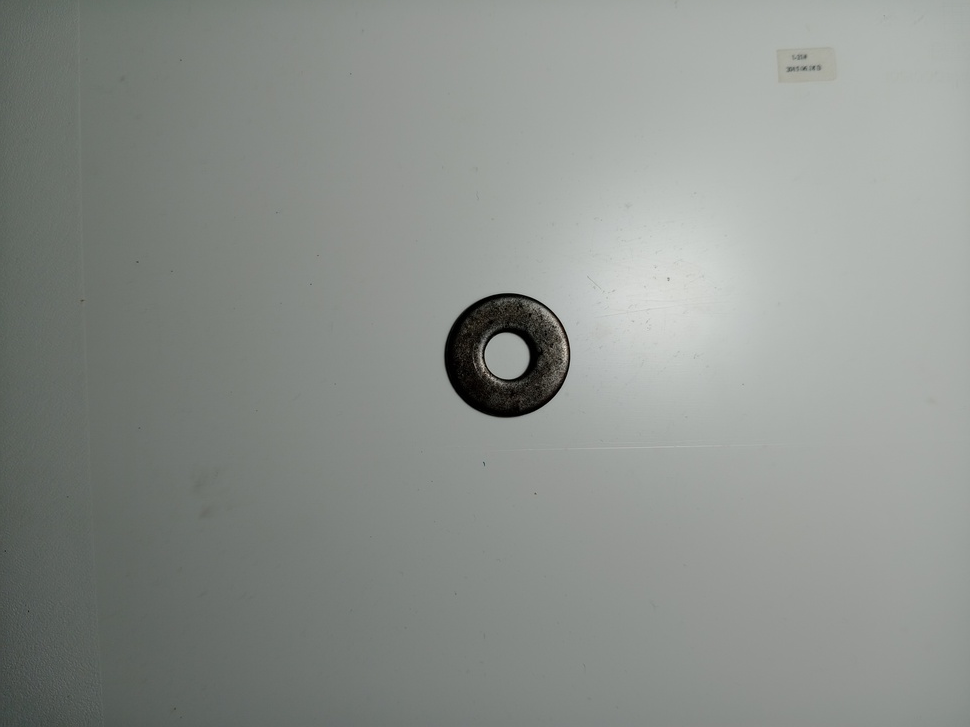
#> input picture app/images/All_Dataset/arandelas/IMG_20250216_180710041.jpg, 970 x 727 px, shrunk from 4096 x 3072 before the run
$ python -i extraerCaracteristicas.py   (imports and definitions only)
#> lines starting #> are read from the running program, lines starting #| are printed output that depends on the picture; after the words box and inside, x2 and y2 are one past the last pixel; in counts of white or black regions, pixels touching at a corner belong together
#> further down, picture is the input picture: shape (727, 970, 3); mean B, G, R 140, 144.3, 139.7
import cv2
import numpy as np
from skimage.measure import moments, moments_hu

class ExtractorCaracteristicas:
    def __init__(self, imagen):
        """
        Constructor de la clase.
        :param imagen: Imagen de entrada en formato BGR (OpenCV).
        """
        self.imagen = imagen  # Almacena la imagen original
        self.gris = None  # Almacenará la imagen en escala de grises
        self.binaria = None  # Almacenará la imagen binaria
        self.contorno = None  # Almacenará el contorno del objeto
        self.area = None  # Almacenará el área del contorno
        self.perimetro = None  # Almacenará el perímetro del contorno
        self.momentos_hu = None  # Almacenará los momentos de Hu

    def preprocesar_imagen(self):
        """
        Convierte la imagen a escala de grises y la binariza.
        """
        # Convertir la imagen a escala de grises
        self.gris = cv2.cvtColor(self.imagen, cv2.COLOR_BGR2GRAY)
        # Aplicar umbralización para obtener una imagen binaria
        _, self.binaria = cv2.threshold(self.gris, 127, 255, cv2.THRESH_BINARY_INV)
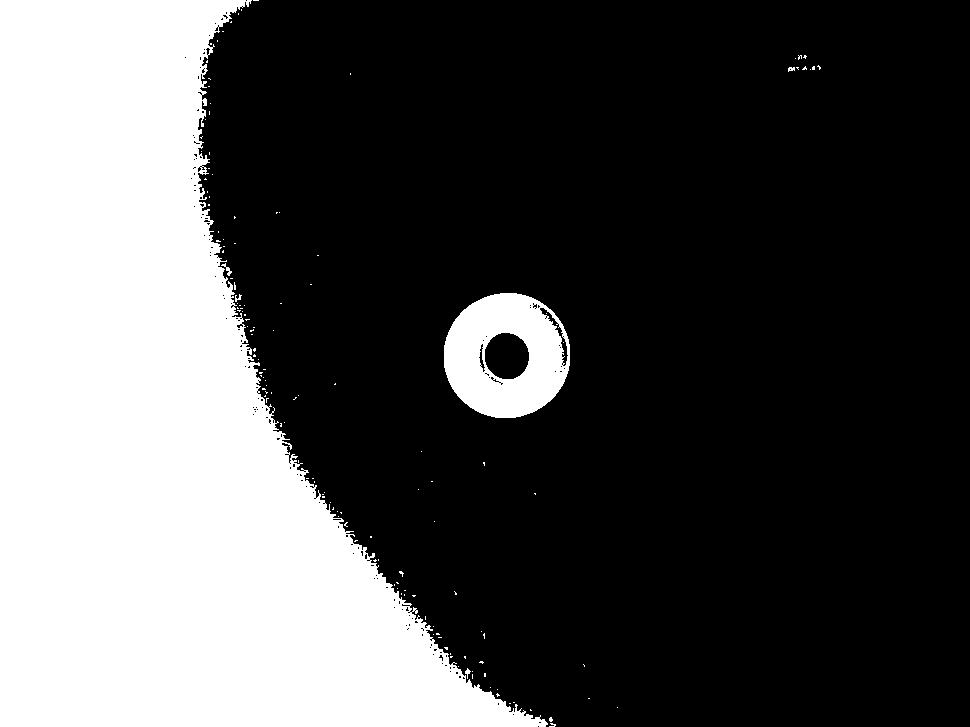
#> self.binaria: shape (727, 970); 31.7% white; 145 white regions (139 under 20 px)

    def encontrar_contorno(self):
        """
        Encuentra el contorno del objeto en la imagen binaria.
        """
        # Encontrar contornos en la imagen binaria
        contornos, _ = cv2.findContours(self.binaria, cv2.RETR_EXTERNAL, cv2.CHAIN_APPROX_SIMPLE)
#> contornos = 143 contours, 140 with area under 20; largest, box (x1, y1, x2, y2) and area: (0, 0, 548, 727) 211078, (444, 293, 570, 418) 12323, (221, 263, 232, 276) 24
        # Seleccionar el contorno más grande (objeto de interés)
        self.contorno = max(contornos, key=cv2.contourArea)
#> self.contorno = contour of 1103 points, box (x1, y1, x2, y2) (0, 0, 548, 727), area 211078

    def calcular_area_perimetro(self):
        """
        Calcula el área y el perímetro del contorno.
        """
        # Calcular el área del contorno
        self.area = cv2.contourArea(self.contorno)
#> self.area = 211078
        # Calcular el perímetro del contorno
        self.perimetro = cv2.arcLength(self.contorno, True)
#> self.perimetro = 3491.4

    def calcular_excentricidad(self, mu):
        """
        Calcula la excentricidad a partir de los momentos centrales.
        :param mu: Momentos centrales de la imagen.
        :return: Excentricidad del objeto.
        """
        if mu[2, 0] + mu[0, 2] == 0:
            return 0
        numerador = (mu[2, 0] - mu[0, 2])**2 + 4 * mu[1, 1]**2
        denominador = (mu[2, 0] + mu[0, 2])**2
        return np.sqrt(numerador / denominador)

    def calcular_circularidad(self):
        """
        Calcula la circularidad del objeto.
        :return: Circularidad del objeto.
        """
        if self.perimetro == 0:
            return 0
        return (4 * np.pi * self.area) / (self.perimetro**2)

    def calcular_aspect_ratio(self):
        """
        Calcula el aspect ratio (relación de aspecto) del objeto.
        :return: Aspect ratio del objeto.
        """
        # Obtener el rectángulo delimitador del contorno
        x, y, w, h = cv2.boundingRect(self.contorno)
        return float(w) / h

    def calcular_momentos_hu(self):
        """
        Calcula los momentos de Hu de la imagen.
        """
        # Calcular los momentos de la imagen en escala de grises
        M = moments(self.gris)
#> M = [[100428250, 5.34e+10, 3.58e+13, 2.65e+16], [3.49e+10, 1.86e+13, 1.25e+16, 9.25e+18], [1.64e+13, 8.75e+15, 5.87e+18, 4.35e+21], [8.79e+15, 4.67e+18, 3.14e+21, 2.32e+24]]
        # Calcular los momentos de Hu
        self.momentos_hu = moments_hu(M)
#> self.momentos_hu = [5.23e+13, 1.76e+27, 8.22e+32, 1.7e+33, 2e+66, 7.12e+46, 1.34e+65]

    def extraer_caracteristicas(self):
        """
        Extrae todas las características de la imagen.
        :return: Diccionario con las características ordenadas.
        """
        # Preprocesar la imagen (escala de grises y binarización)
        self.preprocesar_imagen()
        # Encontrar el contorno del objeto
        self.encontrar_contorno()
        # Calcular el área y el perímetro del contorno
        self.calcular_area_perimetro()
        # Calcular los momentos de Hu
        self.calcular_momentos_hu()

        # Calcular las características
        excentricidad = self.calcular_excentricidad(moments(self.gris))
#> in calcular_excentricidad, `numerador = (mu[2, 0] - mu[0, 2])**2 + 4 * mu[1, 1]**2`: numerador = 1.76e+27
#> in calcular_excentricidad, `denominador = (mu[2, 0] + mu[0, 2])**2`: denominador = 2.73e+27
#> excentricidad = 0.803
        circularidad = self.calcular_circularidad()
#> circularidad = 0.218
        aspect_ratio = self.calcular_aspect_ratio()
#> in calcular_aspect_ratio, `x, y, w, h = cv2.boundingRect(self.contorno)`: x = 0; w = 548; h = 727
#> aspect_ratio = 0.754

        # Devolver las características en un diccionario ordenado
        return {
            'excentricidad': excentricidad,
            'circularidad': circularidad,
            'aspect_ratio': aspect_ratio,
            'momentos_hu': self.momentos_hu.tolist()  # Convertir a lista para serialización
        }


# # Ejemplo de uso
# if __name__ == "__main__":
#     # Cargar la imagen
#     imagen = cv2.imread('ruta/a/tu/imagen.jpg')

#     # Crear una instancia de la clase ExtractorCaracteristicas
#     extractor = ExtractorCaracteristicas(imagen)

#     # Extraer características
#     caracteristicas = extractor.extraer_caracteristicas()

#     # Mostrar las características
#     print("Características extraídas:")
#     for key, value in caracteristicas.items():
#         print(f"{key}: {value}")

>>> import cv2
>>> picture = cv2.imread('../../app/images/All_Dataset/arandelas/IMG_20250216_180710041.jpg')
>>> result = ExtractorCaracteristicas(picture).extraer_caracteristicas()
#> result = {'excentricidad': 0.803, 'circularidad': 0.218, 'aspect_ratio': 0.754, 'momentos_hu': [5.23e+13, 1.76e+27, 8.22e+32, 1.7e+33, 2e+66, 7.12e+46, 1.34e+65]}

$ run again, on app/images/All_Dataset/arandelas/IMG_20250218_192640136.jpg
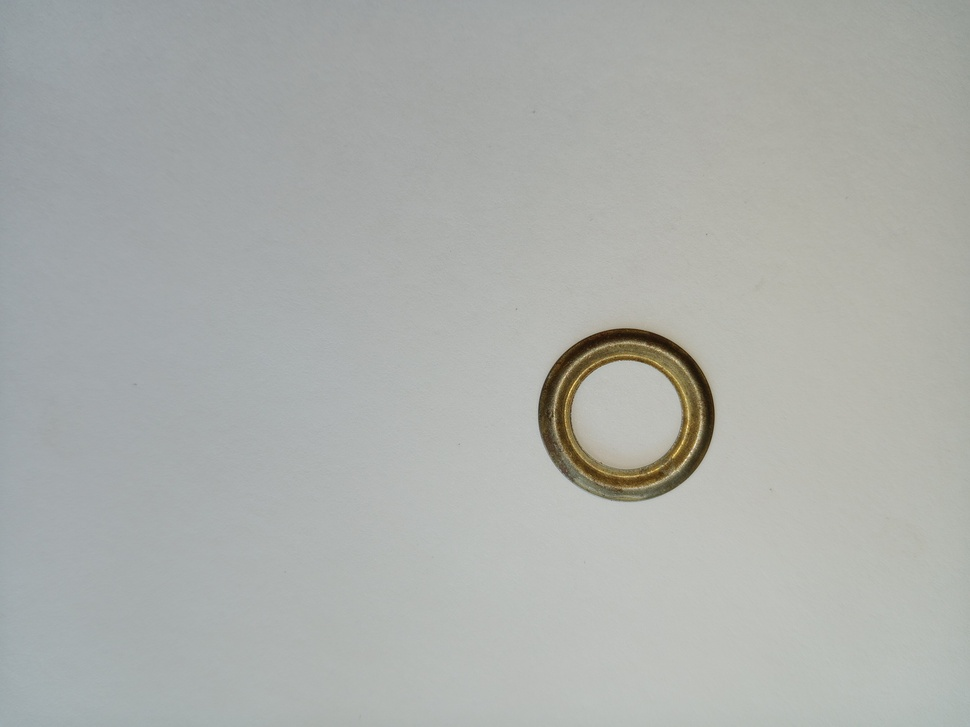
#> input picture app/images/All_Dataset/arandelas/IMG_20250218_192640136.jpg, 970 x 727 px, shrunk from 4096 x 3072 before the run
#> picture is the input picture: shape (727, 970, 3); mean B, G, R 171.1, 174.5, 171.9
#> in preprocesar_imagen, `_, self.binaria = cv2.threshold(self.gris, 127, 255, cv2.THRESH_BINARY..`:
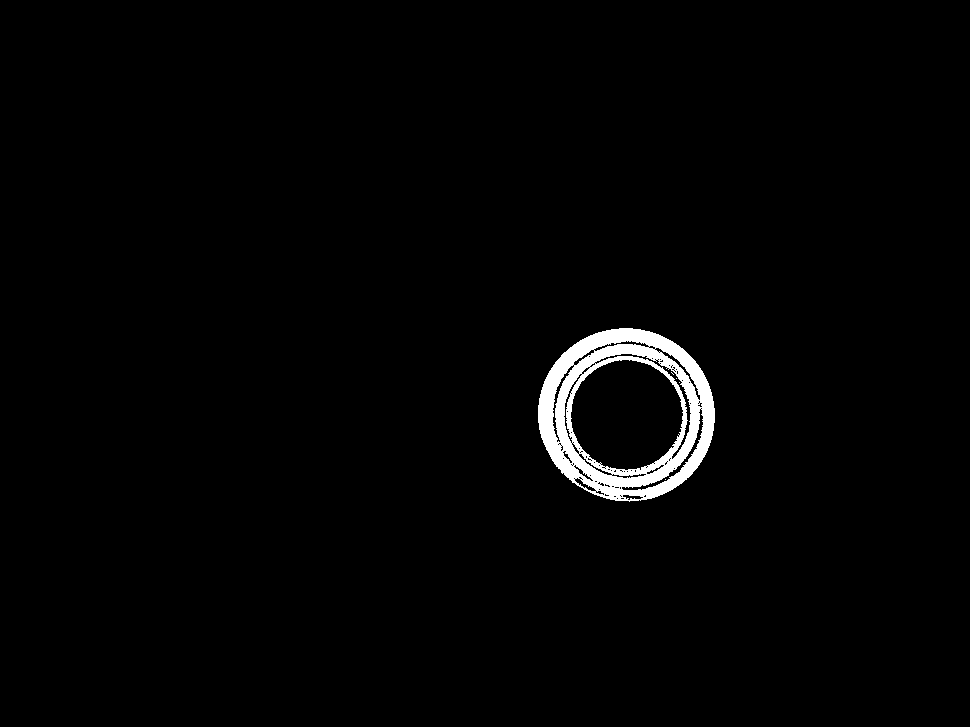
#> self.binaria: shape (727, 970); 1.8% white; 5 white regions (4 under 20 px)
#> contornos = 1 contour; box (x1, y1, x2, y2) and area: (538, 328, 715, 502) 23769
#> self.contorno = contour of 276 points, box (x1, y1, x2, y2) (538, 328, 715, 502), area 23769
#> self.area = 23769
#> self.perimetro = 583.7
#> M = [[122254377, 6e+10, 3.9e+13, 2.84e+16], [4.53e+10, 2.22e+13, 1.45e+16, 1.05e+19], [2.21e+13, 1.09e+16, 7.08e+18, 5.16e+21], [1.21e+16, 5.98e+18, 3.88e+21, 2.83e+24]]
#> self.momentos_hu = [6.11e+13, 2.26e+27, 9.93e+32, 2.25e+33, 3.35e+66, 1.07e+47, 2.61e+65]
#> numerador = 2.26e+27
#> denominador = 3.73e+27
#> excentricidad = 0.779
#> circularidad = 0.877
#> x = 538; y = 328; w = 177; h = 174
#> aspect_ratio = 1.02
#> result = {'excentricidad': 0.779, 'circularidad': 0.877, 'aspect_ratio': 1.02, 'momentos_hu': [6.11e+13, 2.26e+27, 9.93e+32, 2.25e+33, 3.35e+66, 1.07e+47, 2.61e+65]}

$ run again, on app/images/All_Dataset/arandelas/IMG_20250225_171115024.jpg
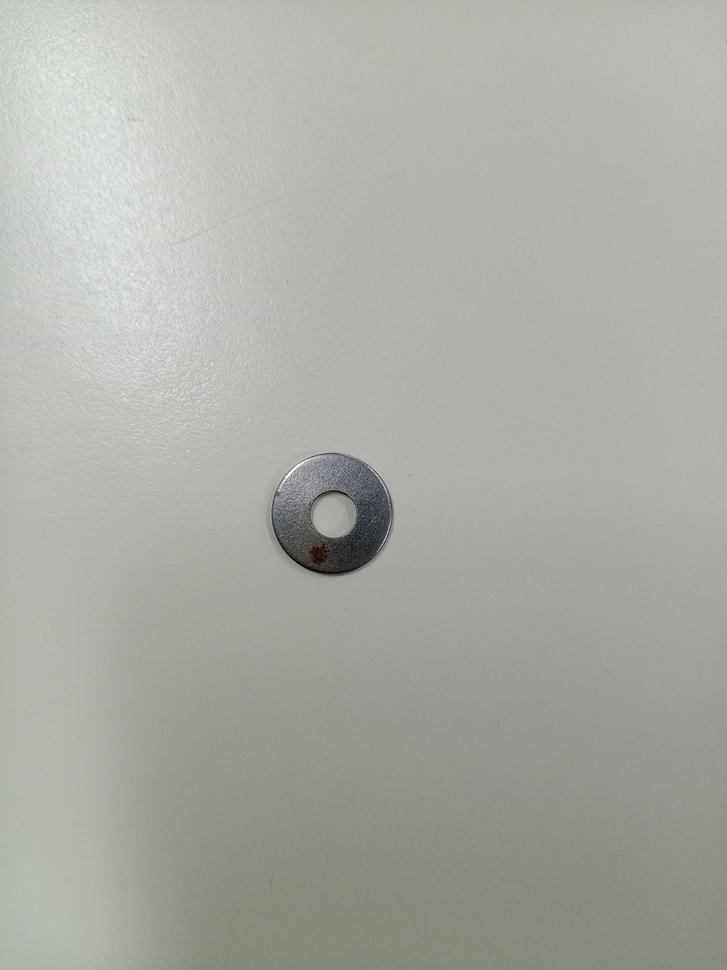
#> input picture app/images/All_Dataset/arandelas/IMG_20250225_171115024.jpg, 727 x 970 px, shrunk from 3072 x 4096 before the run
#> picture is the input picture: shape (970, 727, 3); mean B, G, R 165.6, 172.1, 170.6
#> in preprocesar_imagen, `_, self.binaria = cv2.threshold(self.gris, 127, 255, cv2.THRESH_BINARY..`:
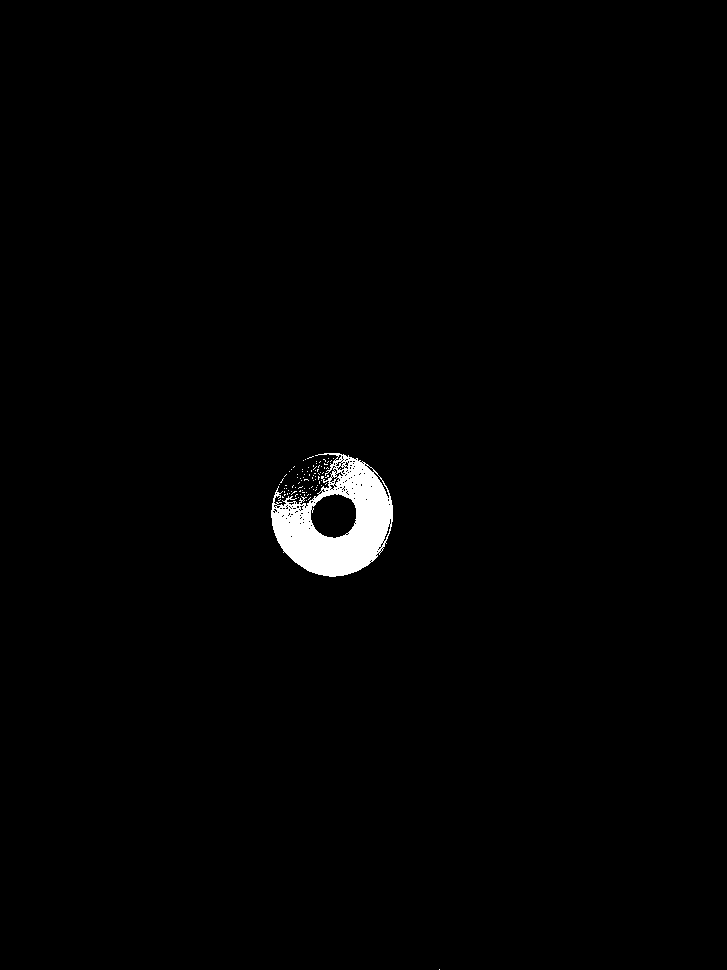
#> self.binaria: shape (970, 727); 1.2% white; 91 white regions (90 under 20 px)
#> contornos = 91 contours, 90 with area under 20; largest, box (x1, y1, x2, y2) and area: (271, 453, 393, 577) 9634
#> self.contorno = contour of 390 points, box (x1, y1, x2, y2) (271, 453, 393, 577), area 9634
#> self.area = 9633.5
#> self.perimetro = 725.4
#> M = [[120544107, 4.26e+10, 2.05e+13, 1.12e+16], [5.52e+10, 1.95e+13, 9.4e+15, 5.13e+18], [3.45e+13, 1.22e+16, 5.87e+18, 3.2e+21], [2.46e+16, 8.66e+18, 4.18e+21, 2.28e+24]]
#> self.momentos_hu = [5.51e+13, 1.71e+27, 6.54e+32, 1.7e+33, 1.79e+66, 7.05e+46, -1.68e+65]
#> numerador = 1.71e+27
#> denominador = 3.03e+27
#> excentricidad = 0.752
#> circularidad = 0.23
#> x = 271; y = 453; w = 122; h = 124
#> aspect_ratio = 0.984
#> result = {'excentricidad': 0.752, 'circularidad': 0.23, 'aspect_ratio': 0.984, 'momentos_hu': [5.51e+13, 1.71e+27, 6.54e+32, 1.7e+33, 1.79e+66, 7.05e+46, -1.68e+65]}

$ run again, on app/images/All_Dataset/arandelas/IMG_20250225_171123277.jpg
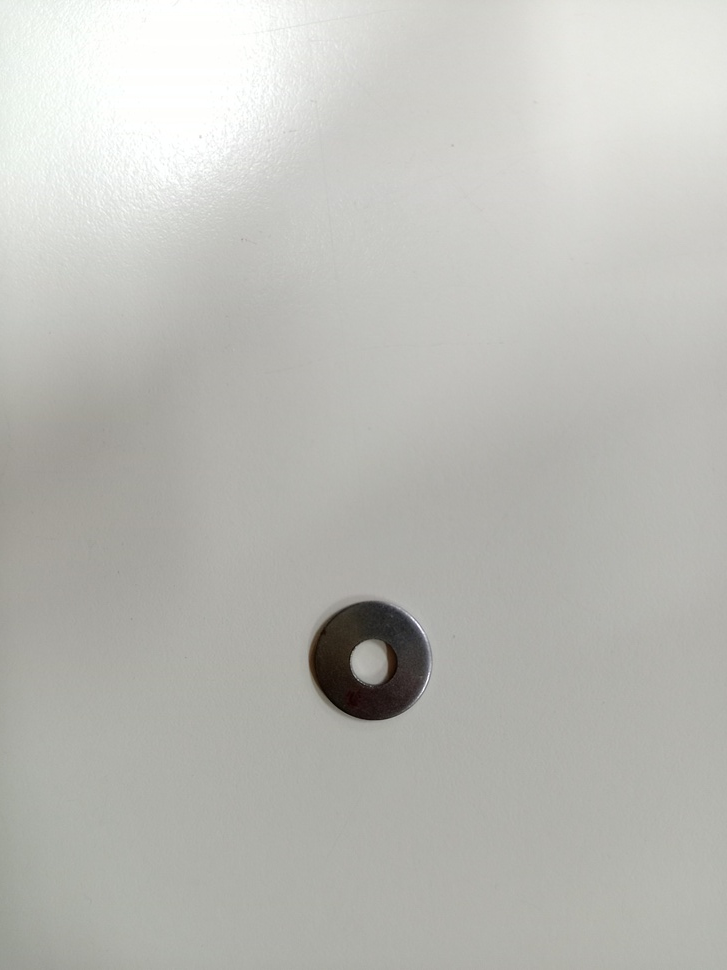
#> input picture app/images/All_Dataset/arandelas/IMG_20250225_171123277.jpg, 727 x 970 px, shrunk from 3072 x 4096 before the run
#> picture is the input picture: shape (970, 727, 3); mean B, G, R 183.2, 188.3, 188.1
#> in preprocesar_imagen, `_, self.binaria = cv2.threshold(self.gris, 127, 255, cv2.THRESH_BINARY..`:
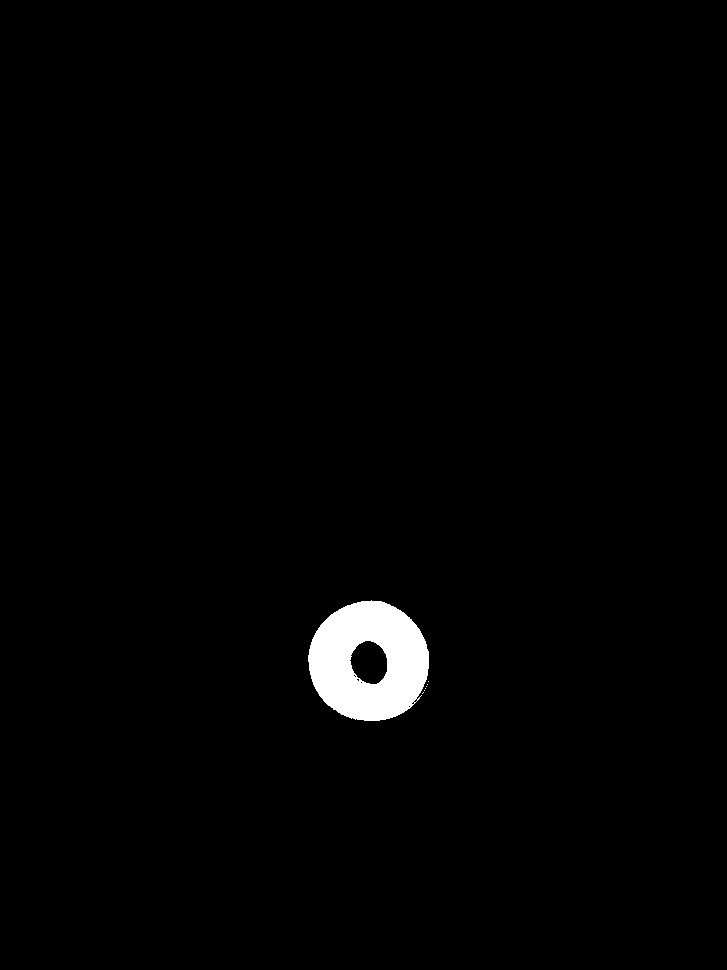
#> self.binaria: shape (970, 727); 1.4% white; 7 white regions (6 under 20 px)
#> contornos = 7 contours, 6 with area under 20; largest, box (x1, y1, x2, y2) and area: (308, 600, 429, 721) 11250
#> self.contorno = contour of 186 points, box (x1, y1, x2, y2) (308, 600, 429, 721), area 11250
#> self.area = 11250.5
#> self.perimetro = 413.5
#> M = [[132380697, 4.81e+10, 2.34e+13, 1.28e+16], [6.02e+10, 2.2e+13, 1.08e+16, 5.9e+18], [3.82e+13, 1.4e+16, 6.84e+18, 3.75e+21], [2.76e+16, 1.01e+19, 4.95e+21, 2.72e+24]]
#> self.momentos_hu = [6.16e+13, 2.16e+27, 8.73e+32, 2.2e+33, 3.02e+66, 1.02e+47, -3.08e+65]
#> numerador = 2.16e+27
#> denominador = 3.8e+27
#> excentricidad = 0.754
#> circularidad = 0.827
#> x = 308; y = 600; w = 121
#> aspect_ratio = 1
#> result = {'excentricidad': 0.754, 'circularidad': 0.827, 'aspect_ratio': 1, 'momentos_hu': [6.16e+13, 2.16e+27, 8.73e+32, 2.2e+33, 3.02e+66, 1.02e+47, -3.08e+65]}
